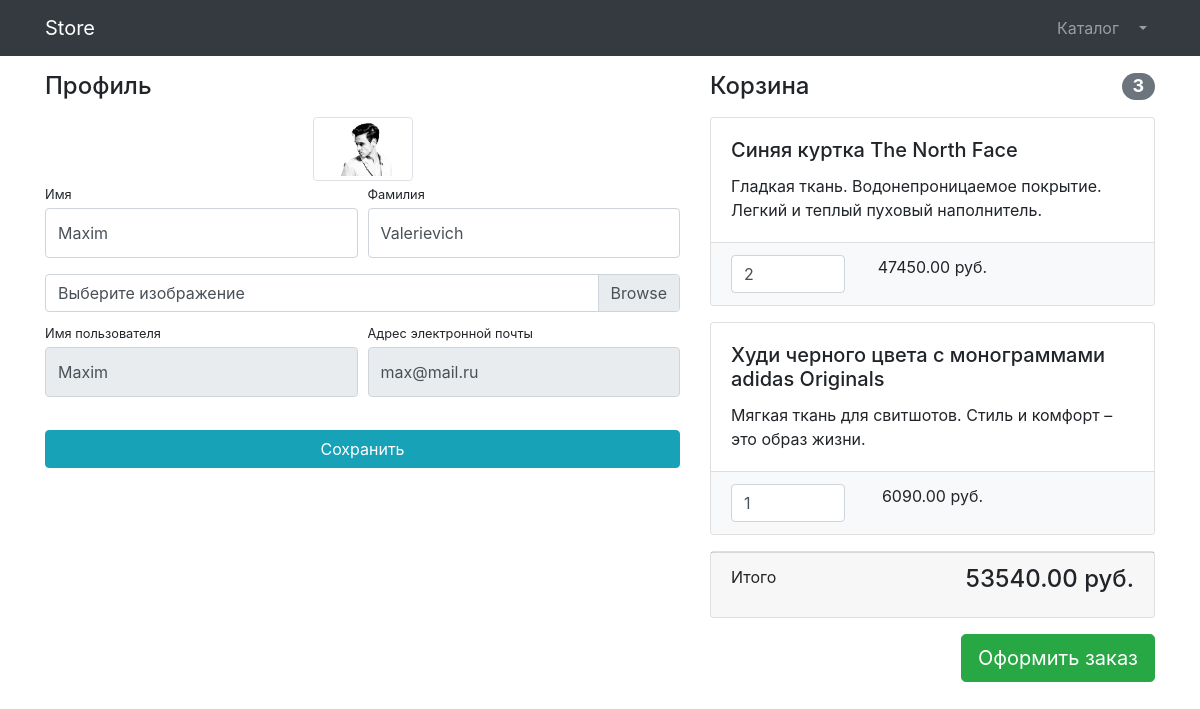
/users/profile/ (signed in), run on the app's committed database.
### users/models.py (models this page shows)
class User(AbstractUser):
    image = models.ImageField(upload_to='users_images', null=True, blank=True)

### products/models.py (models this page shows, shortened)
class Basket(models.Model):
    user = models.ForeignKey(to=User, on_delete=models.CASCADE)
    product = models.ForeignKey(to=Product, on_delete=models.CASCADE)
    quantity = models.PositiveSmallIntegerField(default=0)
    created_timestamp = models.DateTimeField(auto_now_add=True)
    objects = BasketQuerySet.as_manager()
    def sum(self):
        return self.product.price * self.quantity

class Product(models.Model):
    name = models.CharField(max_length=256)
    description = models.TextField()
    price = models.DecimalField(max_digits=8, decimal_places=2)
    quantity = models.PositiveIntegerField(default=0)
    image = models.ImageField(upload_to='product_images')
    category = models.ForeignKey(to=ProductCategory, on_delete=models.CASCADE)
    class Meta:
        verbose_name = 'product'
        verbose_name_plural = 'Products'

### users/views.py (the view)
# urls.py: path('profile/', profile, name='profile'),
@login_required
def profile(request):
    if request.method == 'POST':
        form = UserProfileForm(instance=request.user, data=request.POST, files=request.FILES)
        if form.is_valid():
            form.save()
            return HttpResponseRedirect(reverse('users:profile'))
    else:
        form = UserProfileForm(instance=request.user)
    context = {
        'title': 'Store - Профиль',
        'form': form,
        'baskets': Basket.objects.filter(user=request.user)
    }
    return render(request, 'users/profile.html', context)

### users/forms.py
class UserProfileForm(UserChangeForm):
    first_name = forms.CharField(widget=forms.TextInput(attrs={'class': 'form-control py-4'}))
    last_name = forms.CharField(widget=forms.TextInput(attrs={'class': 'form-control py-4'}))
    image = forms.ImageField(widget=forms.FileInput(attrs={'class': 'custom-file-input'}), required=False)
    username = forms.CharField(widget=forms.TextInput(attrs={'class': 'form-control py-4', 'readonly': True}))
    email = forms.CharField(widget=forms.TextInput(attrs={'class': 'form-control py-4', 'readonly': True}))
    class Meta:
        model = User
        fields = ('first_name', 'last_name', 'image', 'username', 'email')

### products/models.py (called while the page is built)
    def total_sum(self):
        return sum(basket.sum() for basket in self)

    def total_quantity(self):
        return sum(basket.quantity for basket in self)

### users/templates/users/profile.html (shortened to what this page needs)
{% extends 'products/base.html' %}
{% load static %}
{% block css %}
    <link href="{% static 'vendor/css/profile.css' %}" rel="stylesheet">
{% endblock %}
{% block content %}
    <div class="container">
    <div class="row">
        <div class="col-lg-7">
            <h4 class="mt-3 mb-3">Профиль</h4>
            <div class="col-lg-12 text-center">
                <img width="100" height="100"
                     src="{% if user.image %} {{ user.image.url }} {% else %} {% static 'vendor/img/users/default_avatar.jpg' %} {% endif %} "
                     class="img-thumbnail">
            </div>
            <form action="{% url 'users:profile' %}" method="post" enctype="multipart/form-data">
                <div class="form-row">
                    <div class="col-lg-6">
                        <div class="form-group">
                            <label class="small mb-1" for="{{ form.first_name.id_for_label }}">Имя</label>
                            {{ form.first_name }}
                        </div>
                    </div>
                    <div class="col-lg-6">
                        <div class="form-group">
                            <label class="small mb-1" for="{{ form.last_name.id_for_label }}">Фамилия</label>
                            {{ form.last_name }}
                        </div>
                    </div>
                </div>
                <div class="form-row mb-2">
                    <div class="col-lg-12">
                        <div class="custom-file">
                            <label class="custom-file-label" for="{{ form.image.id_for_label }}">Выберите изображение</label>
                        </div>
                    </div>
                </div>
                <div class="form-row">
                    <div class="col-lg-6">
                        <label class="small mb-1" for="{{ form.username.id_for_label }}">Имя пользователя</label>
                        {{ form.username }}
                    </div>
                    <div class="col-lg-6">
                        <label class="small mb-1" for="{{ form.email.id_for_label }}">Адрес электронной
                            почты</label>
                        {{ form.email }}
                    </div>
                </div>
                <div class="form-row">
                    <div class="col-lg-12" style="margin-top: 33px;">
                        <input class="btn btn-info btn-block" type="submit" value="Сохранить">
                    </div>
                </div>
            </form>
        </div>
        <div class="col-lg-5">
            {% include 'products/basket.html' %}
        </div>
    </div>
</div>
{% endblock %}

### products/templates/products/basket.html (shortened to what this page needs)
{% if baskets %}
    <h4 class="mt-3 mb-3 d-flex justify-content-between align-items-center mb-3">
                Корзина <span class="badge badge-secondary badge-pill">{{ baskets.total_quantity }}</span>
            </h4>
    {% for basket in baskets %}
        <div class="card mb-3">
    <div class="card-body">
        <h5 class="card-title">{{ basket.product.name }}</h5>
        <p class="card-text">{{ basket.product.description }}</p>
    </div>
    <ul class="list-group list-group-flush">
        <li class="list-group-item bg-light">
            <div class="row text-center">
                <div class="col-lg-4">
                    <input name="basketID" type="number" class="form-control"
                           value="{{ basket.quantity }}" min="0">
                </div>
                <div class="col-lg-4">{{ basket.sum }} руб.</div>
                <div class="col-lg-4">
                </div>
            </div>
        </li>
    </ul>
</div>
    {% endfor %}
    <div class="card mb-3">
    <div class="card-footer">
        <p class="float-left">Итого</p>
        <h4 class="float-right">{{ baskets.total_sum }} руб.</h4>
    </div>
</div>
    <a class="btn btn-success btn-lg float-right" href="../orders/order-create.html">
    Оформить заказ
</a>
{% endif %}

### data on the page
User: image (picture), first_name "Maxim", last_name "Valerievich", username "Maxim", email "max@mail.ru"
Basket: total_quantity "3", product.name "Синяя куртка The North Face", product.description "Гладкая ткань. Водонепроницаемое покрытие. Легкий и теплый пуховый наполнитель.", basketID "2", sum "47450.00", total_sum "53540.00"
Basket: product.name "Худи черного цвета с монограммами adidas Originals", product.description "Мягкая ткань для свитшотов. Стиль и комфорт – это образ жизни.", basketID "1", sum "6090.00"
